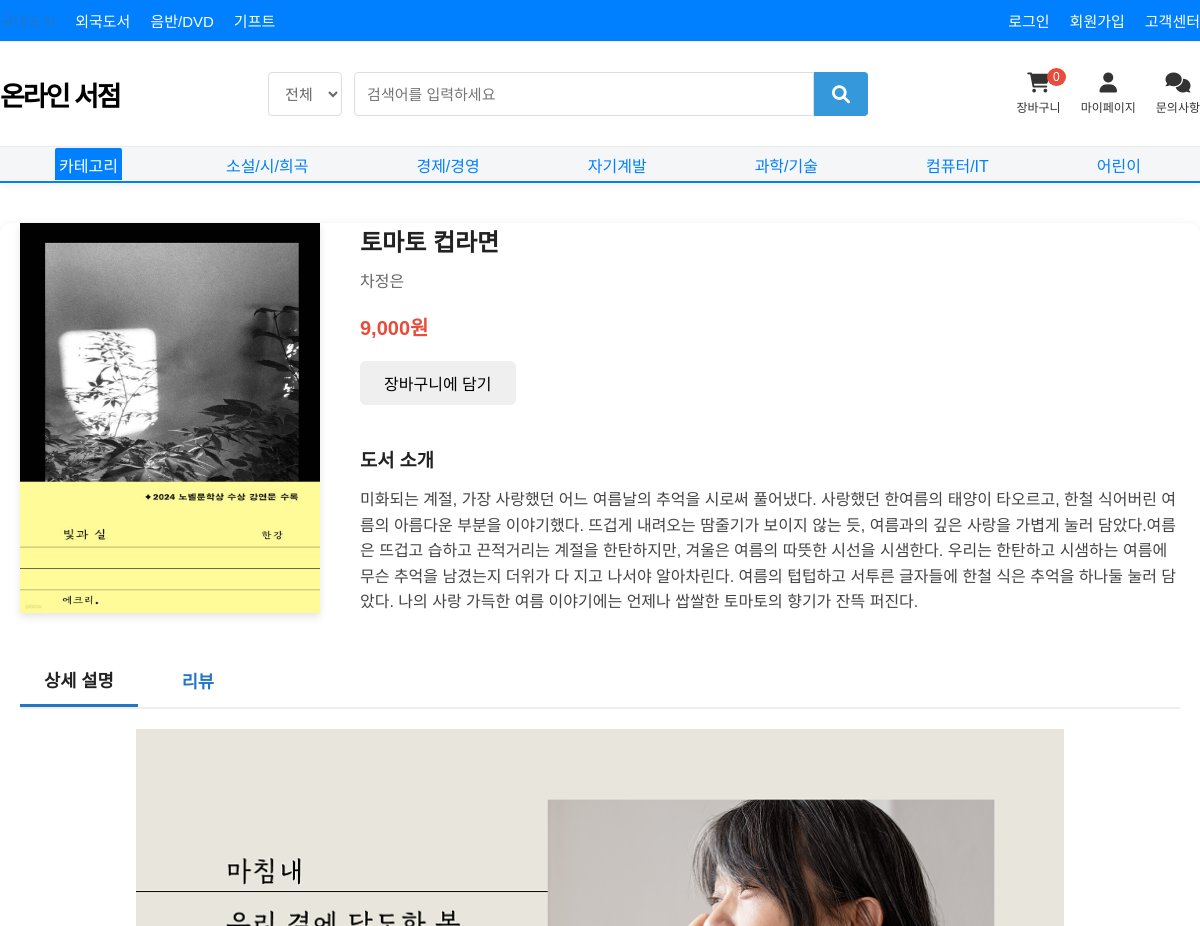
Before: /category/book_detail.php?id=008 (upper part) with the older database file.
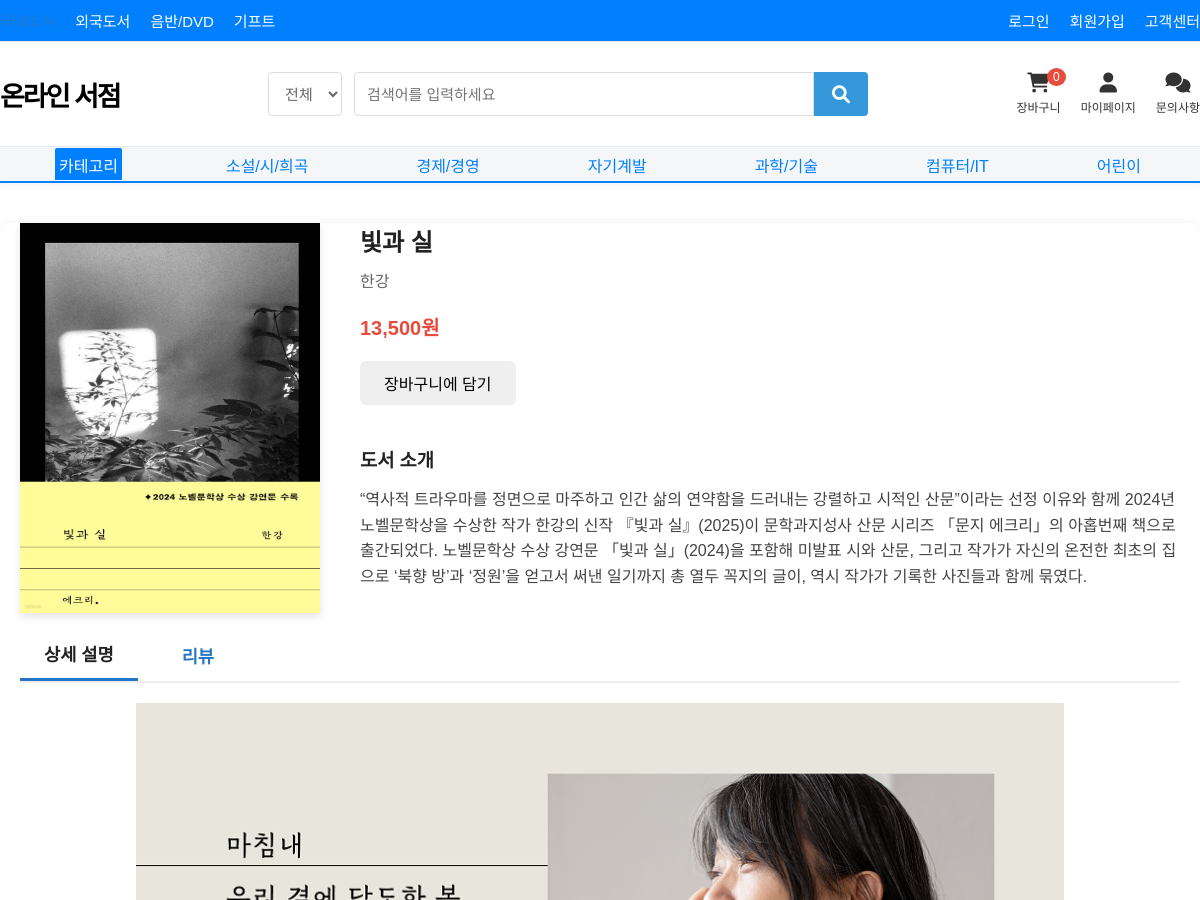
After: the same page with the newer database file.
### tables this page shows
CREATE TABLE books (
    id VARCHAR(50) NOT NULL PRIMARY KEY,
    title VARCHAR(255) NOT NULL,
    author VARCHAR(100) NOT NULL,
    price DECIMAL(10,2) NOT NULL,
    category VARCHAR(100),
    description TEXT,
    image_path VARCHAR(255),
    additional_image_path VARCHAR(255),
    created_at TIMESTAMP DEFAULT CURRENT_TIMESTAMP
);

### category/book_detail.php (the view, shortened to what this page needs)
<?php
require_once '../header.php';
$book_id = $_GET['id'] ?? '';
$stmt = $conn->prepare("SELECT * FROM books WHERE id = ?");
$stmt->bind_param("s", $book_id);
$stmt->execute();
$result = $stmt->get_result();
$book = $result->fetch_assoc();
?>
<!DOCTYPE html>
<html lang="ko">
<head>
    <link rel="stylesheet" href="../css/style.css">
    <link rel="stylesheet" href="../css/header.css">
    <link rel="stylesheet" href="../css/book_detail.css">
    <link rel="stylesheet" href="https://cdnjs.cloudflare.com/ajax/libs/font-awesome/6.0.0/css/all.min.css">
</head>
<body>
<main>
    <div class="book-detail-container">
        <div class="book-info">
            <div class="book-image">
                <img src="../<?= htmlspecialchars($book['image_path']) ?>" alt="도서 이미지">
            </div>
            <div class="book-details">
                <h1 class="book-title"><?= htmlspecialchars($book['title']) ?></h1>
                <p class="book-author"><?= htmlspecialchars($book['author']) ?></p>
                <p class="book-price"><?= number_format($book['price']) ?>원</p>
                <form method="post" action="/cart.php" style="display:inline;">
                    <button type="submit" class="action-button cart-button">장바구니에 담기</button>
                </form>
                <div class="book-description">
                    <h3>도서 소개</h3>
                    <p><?= nl2br(htmlspecialchars($book['description'])) ?></p>
                </div>
            </div>
        </div>
        <div class="book-detail-tabs">
            <button class="tab-btn active" data-tab="description">상세 설명</button>
            <button class="tab-btn" data-tab="reviews">리뷰</button>
        </div>
        <div class="tab-content description-tab active">
            <img class="description-image" src="../<?= htmlspecialchars($book['additional_image_path']) ?>" alt="도서 이미지">
        </div>
    </div>
</main>
</body>
</html>

Changed rows visible on the page:
changed books: title "토마토 컵라면" → "빛과 실"; author "차정은" → "한강"; price "9,000" → "13,500"; description "미화되는 계절, 가장 사랑했던 어느 여름날의 추억을 시로써 풀어냈다. 사랑했던 한여름의 태양이 타오르고, 한철 식어버린 여름의 아름다운 부분을 이야기했다. 뜨겁게 내려오는 땀줄기가 보이지 않는 듯, 여름과의 깊은 사랑을 가볍게 눌러 담았다.여름은 뜨겁고 습하고 끈적거리는 계절을 한탄하지만, 겨울은 여름의 따뜻한 시선을 시샘한다. 우리는 한탄하고 시샘하는 여름에 무슨 추억을 남겼는지 더위가 다 지고 나서야 알아차린다. 여름의 텁텁하고 서투른 글자들에 한철 식은 추억을 하나둘 눌러 담았다. 나의 사랑 가득한 여름 이야기에는 언제나 쌉쌀한 토마토의 향기가 잔뜩 퍼진다." → "“역사적 트라우마를 정면으로 마주하고 인간 삶의 연약함을 드러내는 강렬하고 시적인 산문”이라는 선정 이유와 함께 2024년 노벨문학상을 수상한 작가 한강의 신작 『빛과 실』(2025)이 문학과지성사 산문 시리즈 「문지 에크리」의 아홉번째 책으로 출간되었다. 노벨문학상 수상 강연문 「빛과 실」(2024)을 포함해 미발표 시와 산문, 그리고 작가가 자신의 온전한 최초의 집으로 ‘북향 방’과 ‘정원’을 얻고서 써낸 일기까지 총 열두 꼭지의 글이, 역시 작가가 기록한 사진들과 함께 묶였다."
